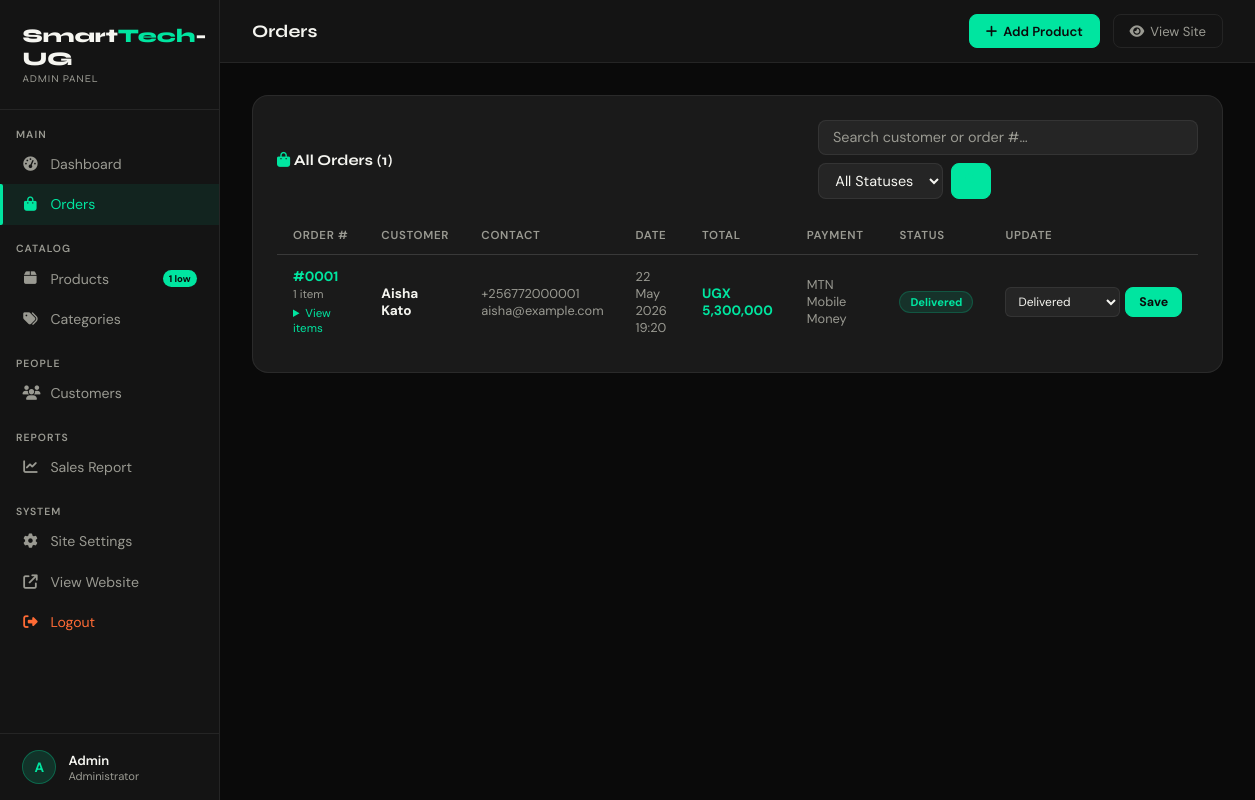
The app's page /admin/orders.php (signed in) with its own data.
### tables this page shows
CREATE TABLE orders (
  id INT AUTO_INCREMENT PRIMARY KEY,
  user_id INT NOT NULL,
  total DECIMAL(12,2) NOT NULL,
  status ENUM('pending','processing','shipped','delivered','cancelled') DEFAULT 'pending',
  payment_method VARCHAR(50) DEFAULT 'Mobile Money',
  delivery_address TEXT,
  notes TEXT,
  created_at TIMESTAMP DEFAULT CURRENT_TIMESTAMP,
  FOREIGN KEY (user_id) REFERENCES users(id) ON DELETE CASCADE
);

CREATE TABLE users (
  id INT AUTO_INCREMENT PRIMARY KEY,
  name VARCHAR(100) NOT NULL,
  email VARCHAR(150) NOT NULL UNIQUE,
  password VARCHAR(255) NOT NULL,
  phone VARCHAR(20),
  address TEXT,
  role ENUM('customer','admin') DEFAULT 'customer',
  created_at TIMESTAMP DEFAULT CURRENT_TIMESTAMP
);

### includes/config.php (called while the page is built, shortened)
<?php
function formatPrice($amount){
    return CURRENCY . number_format((float)$amount, 0, '.', ',');
}
function sanitize($conn, $val){
    return $conn->real_escape_string(trim($val));
}
?>

### admin/orders.php (the view, shortened to what this page needs)
<?php
require_once '../includes/config.php';
include 'admin_layout.php';
$search  = sanitize($conn,$_GET['s'] ?? '');
$where = "1=1";
$orders = $conn->query("SELECT o.*,u.name as uname,u.email,u.phone FROM orders o JOIN users u ON o.user_id=u.id WHERE $where ORDER BY o.created_at DESC")->fetch_all(MYSQLI_ASSOC);
$sc = ['pending'=>'badge-gray','processing'=>'badge-blue','shipped'=>'badge-orange','delivered'=>'badge-green','cancelled'=>'badge-orange'];
?>
<div class="card">
  <div class="card-title flex justify-between flex-center" style="flex-wrap:wrap;gap:.8rem">
    <span><i class="fa-solid fa-bag-shopping"></i> All Orders (<?= count($orders) ?>)</span>
    <form method="GET" style="display:flex;gap:8px;flex-wrap:wrap">
      <input type="text" name="s" value="<?= htmlspecialchars($search) ?>" placeholder="Search customer or order #…" class="form-control" style="border-radius:8px;padding:.45rem .9rem;min-width:180px"/>
      <select name="status" class="form-control" style="width:auto;border-radius:8px;padding:.45rem .8rem" onchange="this.form.submit()">
        <option value="">All Statuses</option>
      </select>
      <button class="btn btn-primary btn-sm"><i class="fa-solid fa-magnifying-glass"></i></button>
    </form>
  </div>
  <div class="table-wrap">
    <table class="data-table">
      <thead><tr><th>Order #</th><th>Customer</th><th>Contact</th><th>Date</th><th>Total</th><th>Payment</th><th>Status</th><th>Update</th></tr></thead>
      <tbody>
      <?php foreach($orders as $o):
        $items = $conn->query("SELECT oi.*,p.name as pname,p.emoji FROM order_items oi JOIN products p ON oi.product_id=p.id WHERE oi.order_id={$o['id']}")->fetch_all(MYSQLI_ASSOC);
      ?>
        <tr>
          <td>
            <strong class="text-accent">#<?= str_pad($o['id'],4,'0',STR_PAD_LEFT) ?></strong>
            <div style="font-size:.72rem;color:var(--text);margin-top:2px"><?= count($items) ?> item<?= count($items)!=1?'s':'' ?></div>
            <details style="font-size:.72rem;color:var(--text);margin-top:4px">
              <summary style="cursor:pointer;color:var(--accent)">View items</summary>
            </details>
          </td>
          <td><div class="fw-bold" style="font-size:.85rem"><?= htmlspecialchars($o['uname']) ?></div></td>
          <td class="text-muted" style="font-size:.8rem"><?= htmlspecialchars($o['phone'] ?? '') ?><br><?= htmlspecialchars($o['email']) ?></td>
          <td class="text-muted" style="font-size:.8rem"><?= date('d M Y',strtotime($o['created_at'])) ?><br><?= date('H:i',strtotime($o['created_at'])) ?></td>
          <td><strong class="text-accent"><?= formatPrice($o['total']) ?></strong></td>
          <td class="text-muted" style="font-size:.8rem"><?= htmlspecialchars($o['payment_method']) ?></td>
          <td><span class="badge <?= $sc[$o['status']] ?>"><?= ucfirst($o['status']) ?></span></td>
          <td>
            <form method="POST" style="display:flex;gap:5px">
              <select name="status" class="form-control" style="padding:.28rem .5rem;font-size:.75rem;border-radius:6px;width:115px">
                <?php foreach(['pending','processing','shipped','delivered','cancelled'] as $s): ?>
                <option value="<?= $s ?>" <?= $o['status']===$s?'selected':'' ?>><?= ucfirst($s) ?></option>
                <?php endforeach; ?>
              </select>
              <button name="update_status" class="btn btn-primary btn-sm">Save</button>
            </form>
          </td>
        </tr>
      <?php endforeach; ?>
      </tbody>
    </table>
  </div>
</div>
<?php include 'admin_footer.php'; ?>

### admin/admin_layout.php (style rules this page uses)
*,*::before,*::after { box-sizing:border-box;margin:0;padding:0 }
:root { --black:#0a0a0a;--white:#f5f5f0;--accent:#00e5a0;--accent2:#ff6b35; --mid:#141414;--card:#1a1a1a;--text:#9a9a92;--border:rgba(255,255,255,0.07); --sidebar:220px;--font-head:'Syne',sans-serif;--font-body:'DM Sans',sans-serif; }
html { scroll-behavior:smooth }
body { background:var(--black);color:var(--white);font-family:var(--font-body);font-size:15px;display:flex;min-height:100vh }
.card { background:var(--card);border:1px solid var(--border);border-radius:16px;padding:1.5rem }
.card-title { font-family:var(--font-head);font-weight:700;margin-bottom:1.2rem;display:flex;align-items:center;gap:.6rem }
.card-title i { color:var(--accent) }
.table-wrap { overflow-x:auto }
.data-table { width:100%;border-collapse:collapse;font-size:.85rem }
.data-table th { color:var(--text);font-weight:600;padding:.65rem 1rem;text-align:left;border-bottom:1px solid var(--border);font-size:.72rem;letter-spacing:.06em;text-transform:uppercase;white-space:nowrap }
.data-table td { padding:.8rem 1rem;border-bottom:1px solid var(--border);vertical-align:middle }
.data-table tr:last-child td { border-bottom:none }
.form-control { width:100%;background:rgba(255,255,255,.05);border:1px solid var(--border);color:var(--white);padding:.65rem 1rem;border-radius:10px;font-family:var(--font-body);font-size:.9rem;outline:none;transition:border-color .2s }
.form-control::placeholder { color:var(--text) }
select.form-control option { background:#1a1a1a }
.badge { display:inline-flex;align-items:center;gap:4px;padding:3px 10px;border-radius:50px;font-size:.7rem;font-weight:700;white-space:nowrap }
.badge-green { background:rgba(0,229,160,.12);color:var(--accent);border:1px solid rgba(0,229,160,.2) }
.btn { display:inline-flex;align-items:center;gap:6px;padding:.55rem 1.1rem;border-radius:8px;font-family:var(--font-body);font-size:.82rem;cursor:pointer;border:1px solid transparent;transition:all .2s;font-weight:500 }
.btn-primary { background:var(--accent);color:var(--black);border-color:var(--accent);font-weight:700 }
.btn-sm { padding:.38rem .8rem;font-size:.78rem }
.text-accent { color:var(--accent) }
.text-muted { color:var(--text) }
.fw-bold { font-weight:700 }
.flex { display:flex }
.flex-center { align-items:center }
.justify-between { justify-content:space-between }

### records on screen
orders: id "0001", count($items) "1", user.name "Aisha Kato", user.phone "+256772000001", user.email "aisha@example.com", created_at "22 May 2026", created_at "19:20", total "UGX 5,300,000", payment_method "MTN Mobile Money", status "Delivered"

### other values on screen
$lowStock "1"
substr($_SESSION['name'],0,1) "A"
explode(' ',$_SESSION['name'])[0] "Admin"
$pageTitle "Orders"
count($orders) "1"
